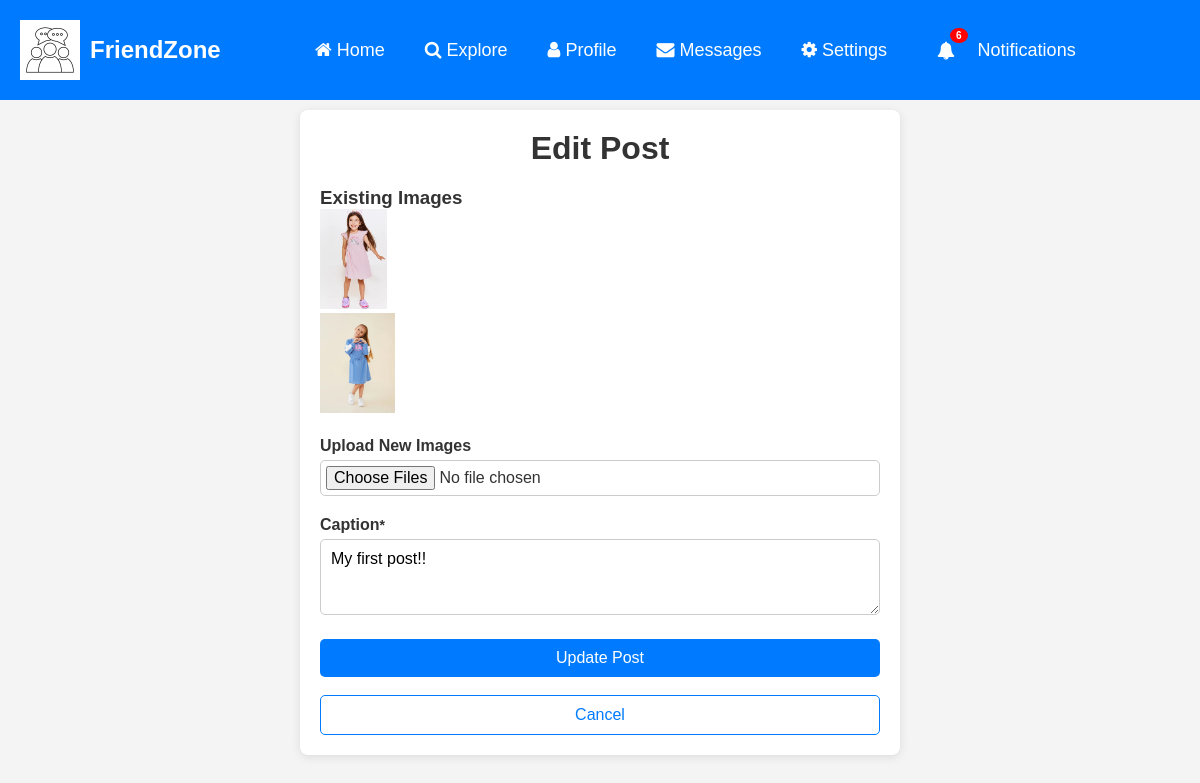
/social/post/edit/22/ (signed in), run on the app's committed database.
### social/models.py (models this page shows, shortened)
class PostImages(models.Model):
    image = models.ImageField(upload_to="post", blank=True, null=True)

class Post(models.Model):
    shared_caption = models.TextField(blank=True, null=True)
    caption = models.TextField()
    image = models.ManyToManyField(PostImages)
    created_on = models.DateTimeField(default=timezone.now)
    shared_on = models.DateTimeField(blank=True, null=True)
    author = models.ForeignKey(User, on_delete=models.CASCADE)
    shared_user = models.ForeignKey(User, on_delete=models.CASCADE, blank=True, null=True, related_name='+')
    likes = models.ManyToManyField(User, blank=True, related_name='likes')
    tags = models.ManyToManyField(Tag, blank=True)
    class Meta:
        ordering = ['-created_on', '-shared_on']

### social/views.py (the view, shortened to what this page needs)
# urls.py: path('post/edit/<int:pk>/', PostEditView.as_view(), name='post-edit'),
class PostEditView(LoginRequiredMixin, UserPassesTestMixin, View):
    def get(self, request, *args, **kwargs):
        post = self.get_object()
        form = PostForm(instance=post)
        context = {
            'form': form,
            'post': post,
            'images': post.image.all()  # Get existing images for this post
        }
        return render(request, 'social/post-edit.html', context)
    def get_object(self):
        post_id = self.kwargs.get('pk')  # Assuming the post ID is passed as a URL parameter
        return Post.objects.get(pk=post_id)
    def test_func(self):
        post = self.get_object()
        return self.request.user == post.author

### social/forms.py
class PostForm(forms.ModelForm):
    caption = forms.CharField(
        widget=forms.Textarea(attrs={
            'rows': '3',
            'placeholder': 'Say something...'
        })
    )
    class Meta:
        model = Post
        fields = ['caption']

### social/templatetags/custom_filters.py (called while the page is built)
@register.inclusion_tag('social/show-notifications.html', takes_context=True)
def show_notifications(context):
    request_user = context['request'].user
    notifications = Notification.objects.filter(to_user=request_user).exclude(user_has_seen=True).order_by('-date')
    return {'notifications' : notifications}

### social/templates/social/post-edit.html (shortened to what this page needs)
{% extends 'social/base.html' %}
{% load static %}
{% load crispy_forms_tags %}
{% block content %}
<div class="edit-container">
    <h1>Edit Post</h1>
    <form method="POST" class="edit-post-form" enctype="multipart/form-data">
        <div class="form-group">
            <h3>Existing Images</h3>
            {% for image in images %}
                <div class="existing-image">
                    <img src="{{ image.image.url }}" alt="Post Image" style="max-width: 100px; max-height: 100px;">
                </div>
            {% endfor %}
        </div>
        <div class="form-group">
            <label for="id_images">Upload New Images</label>
            <input type="file" name="images" multiple>
        </div>
        <div class="form-group">
            {{ form.caption|as_crispy_field }}
        </div>
        <button type="submit" class="submit-button">Update Post</button>
        <br><br>
        <a href="{% url 'profile' user.profile.pk %}" class="cancel-button">Cancel</a>
    </form>
</div>
{% endblock content %}

### static/asset/CSS/style.css (style rules this page uses)
* { margin: 0; padding: 0; font-family: Arial, sans-serif; box-sizing: border-box; }
body { background-color: #f4f4f4; color: #333; }
.form-group { margin-bottom: 20px; }
.form-group label { font-weight: bold; display: block; margin-bottom: 5px; }
.form-group input, .form-group textarea, .form-group select { width: 100%; padding: 10px; font-size: 16px; border: 1px solid #ccc; border-radius: 5px; }
.form-group input[type="file"] { padding: 5px; }
.form-group span { font-size: 14px; }
.edit-container { max-width: 600px; margin: 110px auto; background: white; padding: 20px; border-radius: 8px; box-shadow: 0 2px 10px rgba(0, 0, 0, 0.1); }
.edit-container h1 { text-align: center; margin-bottom: 20px; }
.cancel-button { display: inline-block; width: 100%; padding: 10px; background-color: white; color: #007BFF; border: 1px solid #007BFF; border-radius: 5px; cursor: pointer; font-size: 16px; text-decoration: none; text-align: center; }
.submit-button { width: 100%; padding: 10px; background-color: #007BFF; color: white; border: none; border-radius: 5px; cursor: pointer; font-size: 16px; }

### data on the page
PostImages: image (picture)
PostImages: image (picture)
Post: caption "My first post!!"

### other printed values
{{ notifications.count }} "6"
